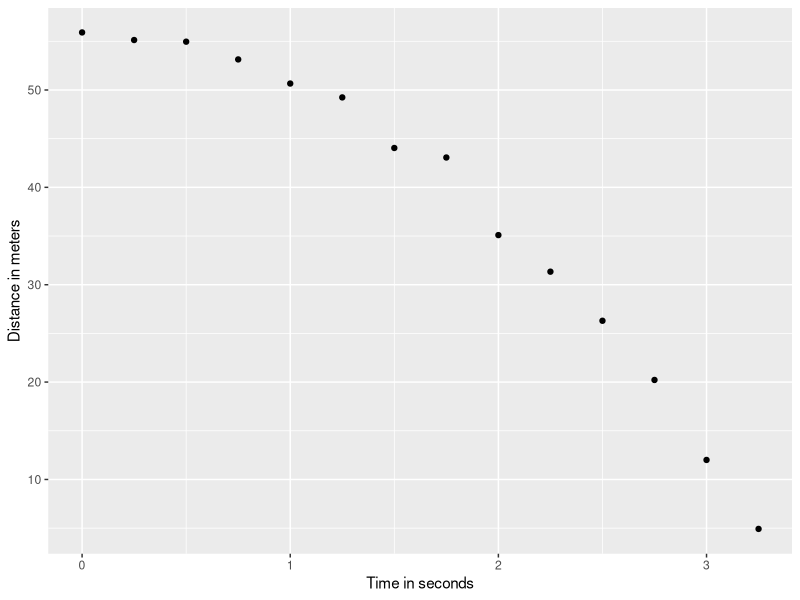

Write the R code that produced this figure. (Note: this script raises an error after producing the figure.)
# The code to use dslabs function rfalling_object to generate simulations of dropping balls:
  library(dslabs)
  library(tidyverse)
falling_object <- rfalling_object()
# The code to draw the trajectory of the ball:
  falling_object %>%
  ggplot(aes(time, observed_distance)) +
  geom_point() +
  ylab("Distance in meters") +
  xlab("Time in seconds")
# The code to use the lm() function to estimate the coefficients:
  fit <- falling_object %>%
  mutate(time_sq = time^2) %>%
  lm(observed_distance~time+time_sq, data=.)

tidy(fit)

# The code to check if the estimated parabola fits the data:
  augment(fit) %>%
  ggplot() +
  geom_point(aes(time, observed_distance)) +
  geom_line(aes(time, .fitted), col = "blue")
# The code to see the summary statistic of the regression:
  tidy(fit, conf.int = TRUE)
